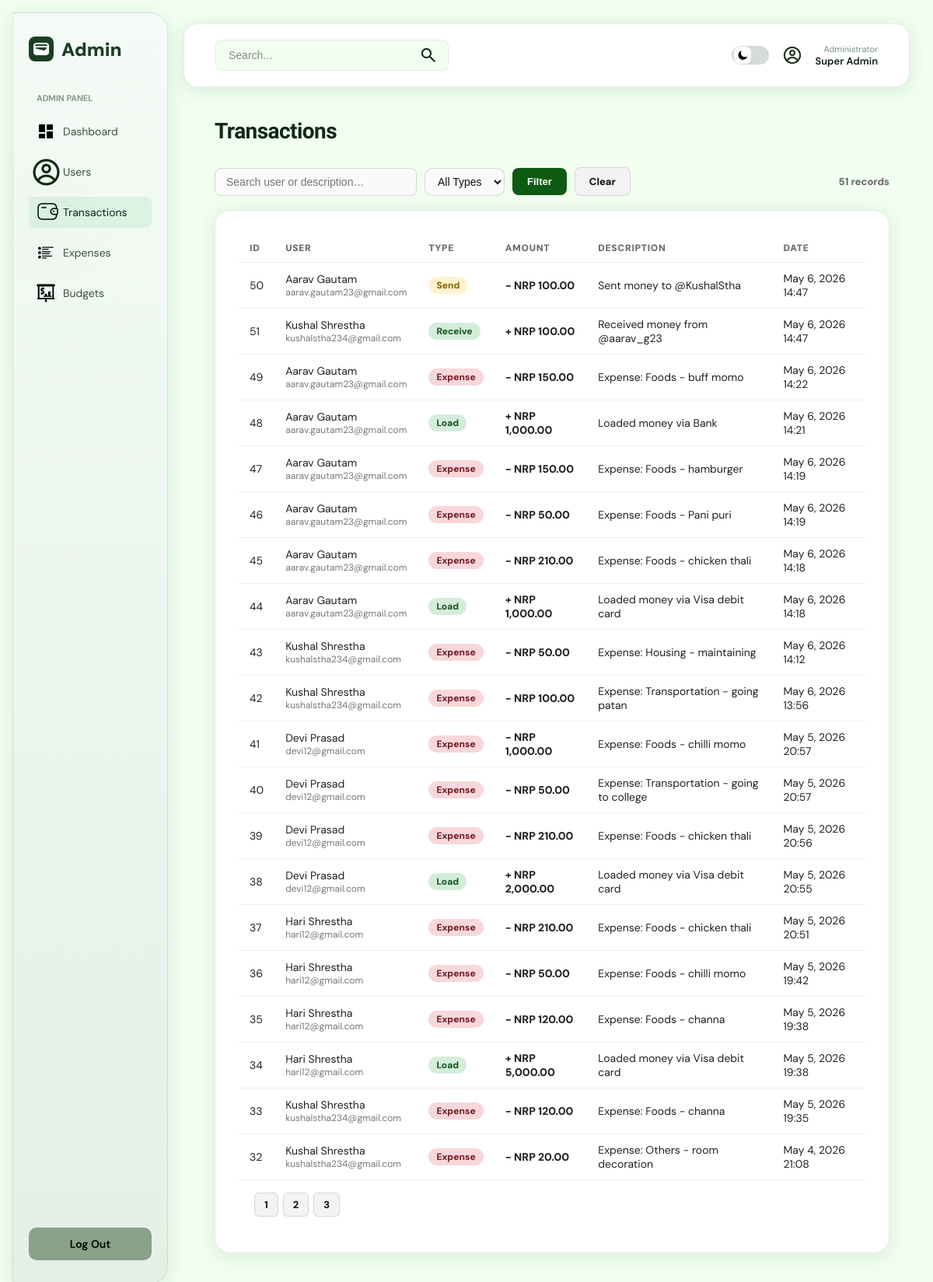
Page /admin/pages/transactions.php (signed in) on the committed database.
### tables this page shows
CREATE TABLE `transactions` (
  `id` int(10) UNSIGNED NOT NULL AUTO_INCREMENT,
  `user_id` int(10) UNSIGNED NOT NULL,
  `related_user_id` int(10) UNSIGNED DEFAULT NULL,
  `type` enum('load','send','receive','expense') NOT NULL,
  `amount` decimal(14,2) NOT NULL,
  `description` varchar(255) DEFAULT NULL,
  `created_at` datetime NOT NULL DEFAULT current_timestamp(),
  PRIMARY KEY (`id`),
  KEY `idx_user_id` (`user_id`),
  CONSTRAINT `transactions_ibfk_1` FOREIGN KEY (`user_id`) REFERENCES `users` (`id`) ON DELETE CASCADE
);

CREATE TABLE `users` (
  `id` int(10) UNSIGNED NOT NULL AUTO_INCREMENT,
  `fullname` varchar(100) NOT NULL,
  `username` varchar(30) NOT NULL,
  `email` varchar(180) NOT NULL,
  `balance` decimal(14,2) NOT NULL DEFAULT 0.00,
  `password_hash` varchar(255) NOT NULL,
  `created_at` datetime NOT NULL DEFAULT current_timestamp(),
  PRIMARY KEY (`id`),
  UNIQUE KEY `username` (`username`),
  UNIQUE KEY `email` (`email`),
  KEY `idx_email` (`email`),
  KEY `idx_username` (`username`)
);

### admin/pages/transactions.php (the view, shortened to what this page needs)
<?php
require_once '../../backend/connection.php';
$search = trim($_GET['search'] ?? '');
$type   = $_GET['type'] ?? '';
$page   = max(1, (int)($_GET['page'] ?? 1));
$per    = 20;
$offset = ($page - 1) * $per;
$where  = [];
$wClause = $where ? 'WHERE '.implode(' AND ', $where) : '';
$total = $mysqli->query("SELECT COUNT(*) AS c FROM transactions t JOIN users u ON t.user_id=u.id $wClause")->fetch_assoc()['c'];
$pages = max(1, ceil($total / $per));
$txs = $mysqli->query(
    "SELECT t.*, u.fullname, u.email FROM transactions t
     JOIN users u ON t.user_id = u.id
     $wClause ORDER BY t.created_at DESC LIMIT $per OFFSET $offset"
)->fetch_all(MYSQLI_ASSOC);
?>
<!DOCTYPE html>
<html lang="en">
<head>
    <?php
    include __DIR__ . '/../../components/head_theme.php';
    ?>
</head>
<body>
<div class="container">
    <?php include '../components/admin_sidebar.php'; ?>
    <div class="main-content">
        <?php include '../components/admin_topbar.php'; ?>
        <div class="dashboard">
            <h1 class="dashboard-title">Transactions</h1>
            <div class="admin-toolbar">
                <form method="GET" action="" style="display:flex;gap:10px;flex-wrap:wrap;align-items:center">
                    <input class="admin-search-input" type="text" name="search" placeholder="Search user or description…" value="<?php echo htmlspecialchars($search); ?>">
                    <select class="admin-input" name="type" style="width:auto;padding:8px 12px">
                        <option value="">All Types</option>
                    </select>
                    <button class="admin-btn admin-primary" type="submit">Filter</button>
                    <a href="transactions.php" class="admin-btn">Clear</a>
                </form>
                <span class="admin-count"><?php echo number_format($total); ?> record<?php echo $total!=1?'s':''; ?></span>
            </div>
            <div class="transaction-section">
                <table class="admin-table">
                    <thead>
                        <tr><th>ID</th><th>User</th><th>Type</th><th>Amount</th><th>Description</th><th>Date</th></tr>
                    </thead>
                    <tbody>
                    <?php foreach ($txs as $tx):
                        $is_out = !in_array($tx['type'],['load','receive']);
                    ?>
                    <tr>
                        <td><?php echo $tx['id']; ?></td>
                        <td>
                            <div><?php echo htmlspecialchars($tx['fullname']); ?></div>
                            <div style="font-size:12px;color:#777"><?php echo htmlspecialchars($tx['email']); ?></div>
                        </td>
                        <td><span class="admin-badge admin-badge-<?php echo $tx['type']; ?>"><?php echo ucfirst($tx['type']); ?></span></td>
                        <td class="<?php echo $is_out?'tx-out':'tx-in'; ?>"><?php echo ($is_out?'- ':'+ ').'NRP '.number_format($tx['amount'],2); ?></td>
                        <td><?php echo htmlspecialchars($tx['description'] ?? '—'); ?></td>
                        <td><?php echo date('M j, Y H:i', strtotime($tx['created_at'])); ?></td>
                    </tr>
                    <?php endforeach; ?>
                    </tbody>
                </table>
                <?php if ($pages > 1): ?>
                <div class="admin-pagination">
                    <?php for ($p=1; $p<=$pages; $p++): ?>
                    <a href="?page=<?php echo $p; ?>&search=<?php echo urlencode($search); ?>&type=<?php echo urlencode($type); ?>"
                       class="admin-page-btn <?php echo $p===$page?'active':''; ?>"><?php echo $p; ?></a>
                    <?php endfor; ?>
                </div>
                <?php endif; ?>
            </div>
        </div>
    </div>
</div>
</body>
</html>

### assets/css/style.css (style rules this page uses)
* { margin: 0; padding: 0; box-sizing: border-box; }
body { font-family: -apple-system, BlinkMacSystemFont, "Segoe UI", Roboto, "Helvetica Neue", Arial, sans-serif; background: #f0fff0; background: var(--green-lightest, #f0fff0); color: #0f1f14; color: var(--text-dark, #0f1f14); }
a { color: inherit; }
.container { display: flex; min-height: 100vh; gap: 24px; padding: 20px; }
.main-content { flex: 1; display: flex; flex-direction: column; }
.dashboard, .budget-page, .wallet-page { padding: 40px; flex: 1; overflow-y: auto; }
.dashboard-title { font-size: 28px; font-weight: 600; color: var(--green-darkest, #0f2818); margin-bottom: 30px; }
.transaction-section { background: var(--white, #ffffff); border: 1px solid var(--card-border, rgba(27, 63, 36, 0.1)); box-shadow: var(--shadow-card, 0 4px 18px rgba(27, 63, 36, 0.08)); padding: 30px; border-radius: var(--radius-lg, 12px); min-height: 300px; }

### assets/css/landing.css (style rules this page uses)
:root { --green-darkest: #0f2818; --green-dark: #1b3f24; --green-mid: #2d6a4f; --green-muted: #6f8f6f; --green-light: #d4f5d4; --green-lightest: #f0fff0; --green-accent: #40c074; --green-glow: rgba(64, 192, 116, 0.18); --white: #ffffff; --text-dark: #0f1f14; --text-body: #3d4f42; --text-muted: #7a8f7e; --card-bg: #f6fdf7; --card-border: rgba(27, 63, 36, 0.10); --radius-lg: 20px; --radius-md: 12px; --radius-sm: 8px; --shadow-card: 0 4px 24px rgba(27, 63, 36, 0.10); --shadow-hover: 0 16px 48px rgba(27, 63, 36, 0.18); --font-display: 'Sora', sans-serif; --font-body: 'DM Sans', sans-serif; --transition: all 0.28s cubic-bezier(0.4, 0, 0.2, 1); }
*, *::before, *::after { box-sizing: border-box; }

### admin/admin.css (style rules this page uses)
.admin-table { width: 100%; border-collapse: separate; border-spacing: 0; font-size: 14px; }
.admin-table thead th { text-align: left; padding: 10px 14px; font-size: 12px; font-weight: 900; color: #6b6b6b; text-transform: uppercase; letter-spacing: .06em; border-bottom: 1px solid rgba(0,0,0,.08); background: rgba(255,255,255,.4); }
.admin-table tbody td { padding: 11px 14px; border-bottom: 1px solid rgba(0,0,0,.06); color: #222; }
.admin-badge { display: inline-block; padding: 3px 10px; border-radius: 999px; font-size: 12px; font-weight: 800; }
.admin-badge-load { background: #d4edda; color: #155724; }
.admin-badge-receive { background: #d4edda; color: #155724; }
.admin-badge-send { background: #fff3cd; color: #856404; }
.admin-badge-expense { background: #f8d7da; color: #721c24; }
.tx-in { color: #0f5a13; font-weight: 800; }
.tx-out { color: #c0392b; font-weight: 800; }
.admin-toolbar { display: flex; align-items: center; justify-content: space-between; gap: 14px; margin-bottom: 18px; flex-wrap: wrap; }
.admin-search-input { padding: 9px 14px; border: 1px solid rgba(0,0,0,.14); border-radius: 8px; font-size: 14px; min-width: 260px; background: #fafafa; color: #111; outline: none; }
.admin-count { font-size: 13px; font-weight: 700; color: #666; white-space: nowrap; }
.admin-btn { padding: 9px 18px; border-radius: 8px; font-size: 13px; font-weight: 800; cursor: pointer; border: 1px solid rgba(0,0,0,.12); background: #f3f3f3; color: #111; text-decoration: none; display: inline-flex; align-items: center; gap: 6px; }
.admin-btn.admin-primary { background: #0f5a13; border-color: rgba(15,90,19,.35); color: #fff; }
.admin-input { width: 100%; padding: 10px 12px; border: 1px solid rgba(0,0,0,.14); border-radius: 10px; font-size: 14px; background: #fafafa; color: #111; outline: none; }
.admin-pagination { display: flex; gap: 6px; padding: 16px 20px; flex-wrap: wrap; }
.admin-page-btn { padding: 6px 12px; border-radius: 6px; border: 1px solid rgba(0,0,0,.12); background: #f3f3f3; color: #111; font-size: 13px; font-weight: 800; text-decoration: none; }

### assets/css/app-shell.css (style rules this page uses)
body:not(.landing-body) { font-family: var(--font-body), "DM Sans", -apple-system, BlinkMacSystemFont, "Segoe UI", Roboto, sans-serif; background: var(--green-lightest); color: var(--text-dark); }
body:not(.landing-body) .dashboard-title, body:not(.landing-body) .page-title { font-family: var(--font-display), "Sora", sans-serif; letter-spacing: -0.02em; }
body:not(.landing-body) .container { padding: 16px 16px 20px; gap: 20px; }

### rows in the picture
transactions: id "50", user.fullname "Aarav Gautam", user.email "aarav.gautam23@gmail.com", type "Send", amount "100.00", description "Sent money to @KushalStha", created_at "May 6, 2026 14:47"
transactions: id "51", user.fullname "Kushal Shrestha", user.email "kushalstha234@gmail.com", type "Receive", amount "100.00", description "Received money from @aarav_g23", created_at "May 6, 2026 14:47"
transactions: id "49", user.fullname "Aarav Gautam", user.email "aarav.gautam23@gmail.com", type "Expense", amount "150.00", description "Expense: Foods - buff momo", created_at "May 6, 2026 14:22"
transactions: id "48", user.fullname "Aarav Gautam", user.email "aarav.gautam23@gmail.com", type "Load", amount "1,000.00", description "Loaded money via Bank", created_at "May 6, 2026 14:21"
transactions: id "47", user.fullname "Aarav Gautam", user.email "aarav.gautam23@gmail.com", type "Expense", amount "150.00", description "Expense: Foods - hamburger", created_at "May 6, 2026 14:19"
transactions: id "46", user.fullname "Aarav Gautam", user.email "aarav.gautam23@gmail.com", type "Expense", amount "50.00", description "Expense: Foods - Pani puri", created_at "May 6, 2026 14:19"
transactions: id "45", user.fullname "Aarav Gautam", user.email "aarav.gautam23@gmail.com", type "Expense", amount "210.00", description "Expense: Foods - chicken thali", created_at "May 6, 2026 14:18"
transactions: id "44", user.fullname "Aarav Gautam", user.email "aarav.gautam23@gmail.com", type "Load", amount "1,000.00", description "Loaded money via Visa debit card", created_at "May 6, 2026 14:18"
transactions: id "43", user.fullname "Kushal Shrestha", user.email "kushalstha234@gmail.com", type "Expense", amount "50.00", description "Expense: Housing - maintaining", created_at "May 6, 2026 14:12"
transactions: id "42", user.fullname "Kushal Shrestha", user.email "kushalstha234@gmail.com", type "Expense", amount "100.00", description "Expense: Transportation - going patan", created_at "May 6, 2026 13:56"
transactions: id "41", user.fullname "Devi Prasad", user.email "devi12@gmail.com", type "Expense", amount "1,000.00", description "Expense: Foods - chilli momo", created_at "May 5, 2026 20:57"
transactions: id "40", user.fullname "Devi Prasad", user.email "devi12@gmail.com", type "Expense", amount "50.00", description "Expense: Transportation - going to college", created_at "May 5, 2026 20:57"
transactions: id "39", user.fullname "Devi Prasad", user.email "devi12@gmail.com", type "Expense", amount "210.00", description "Expense: Foods - chicken thali", created_at "May 5, 2026 20:56"
transactions: id "38", user.fullname "Devi Prasad", user.email "devi12@gmail.com", type "Load", amount "2,000.00", description "Loaded money via Visa debit card", created_at "May 5, 2026 20:55"
transactions: id "37", user.fullname "Hari Shrestha", user.email "hari12@gmail.com", type "Expense", amount "210.00", description "Expense: Foods - chicken thali", created_at "May 5, 2026 20:51"
transactions: id "36", user.fullname "Hari Shrestha", user.email "hari12@gmail.com", type "Expense", amount "50.00", description "Expense: Foods - chilli momo", created_at "May 5, 2026 19:42"
transactions: id "35", user.fullname "Hari Shrestha", user.email "hari12@gmail.com", type "Expense", amount "120.00", description "Expense: Foods - channa", created_at "May 5, 2026 19:38"
transactions: id "34", user.fullname "Hari Shrestha", user.email "hari12@gmail.com", type "Load", amount "5,000.00", description "Loaded money via Visa debit card", created_at "May 5, 2026 19:38"
transactions: id "33", user.fullname "Kushal Shrestha", user.email "kushalstha234@gmail.com", type "Expense", amount "120.00", description "Expense: Foods - channa", created_at "May 5, 2026 19:35"
transactions: id "32", user.fullname "Kushal Shrestha", user.email "kushalstha234@gmail.com", type "Expense", amount "20.00", description "Expense: Others - room decoration", created_at "May 4, 2026 21:08"

### other values in the picture
$admin_name "Super Admin"
$total "51"
